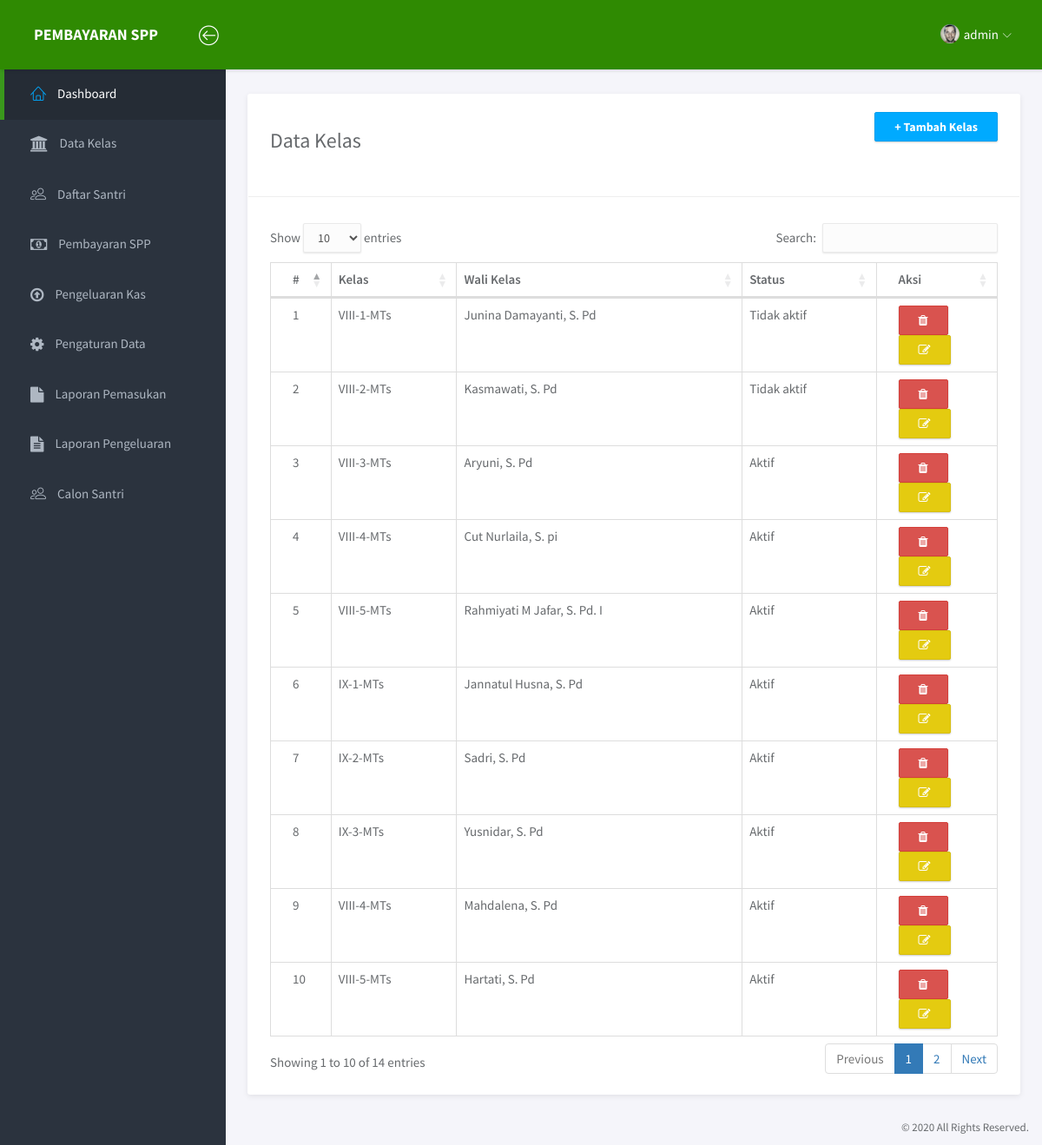
/index.php?page=datakelas (signed in), run on the app's committed database.
### tables this page shows
CREATE TABLE `tbl_kelas` (
  `id` int(30) NOT NULL,
  `nama` varchar(30) NOT NULL,
  `wali_kelas` varchar(100) NOT NULL,
  `status` enum('Aktif','Tidak aktif') NOT NULL
);

### views/datakelas.php (the view)
<div class="main">
	<div class="main-content">
		<div class="container-fluid">
                  <div class="panel">
						<div class="panel-heading">
							<h3 class="" style="display:inline-block">Data Kelas</h3>
							<a href="index.php?page=tambahkelas" class="btn btn-primary pull-right"><b> &plus; Tambah Kelas</b></a>
                              </div>
						<hr>
						<div class="panel-body">
						<div class="row">
							</div>
							<table class="table table-bordered" id="example">
								<thead>
									<tr>
										<th>#</th>
										<th>Kelas</th>
										<th>Wali Kelas</th>
										<th>Status</th>
										<th>Aksi</th>
									</tr>
								</thead>
								<tbody>
								<?php
									include 'library/config.php';
									$sql=mysqli_query($koneksi,"select * from tbl_kelas");
									$no=1;
									while ($data=mysqli_fetch_array($sql)){
									echo"
									<tr>
										<td class='col-md-1'>$no</td>
										<td>$data[nama]</td>
										<td>$data[wali_kelas]</td>
										<td>$data[status]</td>
										<td class='col-md-2'>
											<a href='library/hapus_kelas.php?id=$data[id]' class='btn btn-danger btn-del' title='Hapus'><i class='fa fa-trash'></i></a>
											<a href='index.php?page=edit_kelas&id=$data[id]' class='btn btn-warning' title='Edit'><i class='fa fa-edit'></i></a>
										</td>
									</tr>";
									$no++;
									}
									?>
								</tbody>
							</table>
						</div>
					</div>
		</div>
	</div>
</div>

### index.php (shortened to what this page needs)
<!doctype html>
<html lang="en">
<head><meta http-equiv="Content-Type" content="text/html; charset=utf-8">
	<link rel="stylesheet" href="assets/vendor/bootstrap/css/bootstrap.min.css">
	<link rel="stylesheet" href="assets/vendor/font-awesome/css/font-awesome.min.css">
	<link rel="stylesheet" href="assets/vendor/linearicons/style.css">
	<link rel="stylesheet" href="assets/vendor/chartist/css/chartist-custom.css">
	<link rel="stylesheet" href="assets/css/main.css">
	<link rel="stylesheet" href="assets/css/demo.css">
    <link href="https://cdnjs.cloudflare.com/ajax/libs/bootstrap-datepicker/1.5.0/css/bootstrap-datepicker.css" rel="stylesheet">
	<link rel="stylesheet" href="https://cdn.datatables.net/1.10.20/css/dataTables.bootstrap4.min.css">
</head>
<body>
	<div id="wrapper">
		<nav class="navbar navbar-default navbar-fixed-top">
			<div class="brand" style="background:#2F8A02;">
				<a href="index.php"><h4 style="padding:0;margin:0;color:white"><b>PEMBAYARAN SPP</b></h4></a>
			</div>
			<div class="container-fluid">
				<div class="navbar-btn">
					<button type="button" class="btn-toggle-fullwidth"><i class="lnr lnr-arrow-left-circle" style="color:white;"></i></button>
				</div>
				<div id="navbar-menu">
					<ul class="nav navbar-nav navbar-right">
						<li class="dropdown">
							<a href="#" class="dropdown-toggle" data-toggle="dropdown" style="background-color:#2F8A02;"><img src="assets/img/user.png" class="img-circle" alt="Avatar"> <span style="color:white;"><?=$_SESSION['nama']?></span> <i class="icon-submenu lnr lnr-chevron-down" style="color:white"></i></a>
						</li>
					</ul>
				</div>
			</div>
		</nav>
		<div id="sidebar-nav" class="sidebar">
			<div class="sidebar-scroll">
				<nav>
					<ul class="nav">
						<li><a href="index.php?page=dashboard" class="active"><i class="lnr lnr-home"></i> <span>Dashboard</span></a></li>
						<li><a href="index.php?page=datakelas" class=''><i class="fa fa-university"></i><span> Data Kelas</span></a></li>
						<li><a href="index.php?page=pilih_data_santri" class=''><i class="lnr lnr-users"></i><span> Daftar Santri</span></a></li>
						<li><a href="index.php?page=pembayaran" class=""><i class="fa fa-money"></i><span> Pembayaran SPP</span></a></li>
						<li><a href="index.php?page=pengeluaran" class=""><i class="fa fa-arrow-circle-o-up"></i> <span>Pengeluaran Kas</span></a></li>
						<li><a href="index.php?page=pengaturan" class=""><i class="fa fa-gear"></i><span> Pengaturan Data</span></a></li>
						<li><a href="index.php?page=laporan" class=""><i class="fa fa-file"></i><span> Laporan Pemasukan</span></a></li>
						<li><a href="index.php?page=laporan_pengeluaran" class=""><i class="fa fa-file-text"></i> <span>Laporan Pengeluaran</a></span></li>
						<li><a href="index.php?page=calon_santri_jk" class=""><i class="lnr lnr-users"></i> <span> Calon Santri</span></a></li>
					</ul>
				</nav>
			</div>
		</div>
	<?php
		if(isset($_GET['page'])){
			$page=$_GET['page'];
			switch ($page) {
				case 'datakelas':
					include"views/datakelas.php";
				break;
			}
		}else{
			header('location:index.php?page=dashboard');
		}
	?>
		<footer>
			<div class="container-fluid">
				<p class="copyright">&copy; <?= date('Y') ?> All Rights Reserved.</p>
			</div>
		</footer>
	</div>
</body>
</html>

### index.php (style rules this page uses)
.navbar { background: #2F8A02; color: white; }
.sidebar .nav > li > a:focus,.sidebar .nav > li > a.active { background-color:#252c35; border-left-color: #3a981c; }

### data on the page
tbl_kelas: nama "VIII-1-MTs", wali_kelas "Junina Damayanti, S. Pd", status "Tidak aktif"
tbl_kelas: nama "VIII-2-MTs", wali_kelas "Kasmawati, S. Pd", status "Tidak aktif"
tbl_kelas: nama "VIII-3-MTs", wali_kelas "Aryuni, S. Pd", status "Aktif"
tbl_kelas: nama "VIII-4-MTs", wali_kelas "Cut Nurlaila, S. pi", status "Aktif"
tbl_kelas: nama "VIII-5-MTs", wali_kelas "Rahmiyati M Jafar, S. Pd. I", status "Aktif"
tbl_kelas: nama "IX-1-MTs", wali_kelas "Jannatul Husna, S. Pd", status "Aktif"
tbl_kelas: nama "IX-2-MTs", wali_kelas "Sadri, S. Pd", status "Aktif"
tbl_kelas: nama "IX-3-MTs", wali_kelas "Yusnidar, S. Pd", status "Aktif"
tbl_kelas: nama "VIII-4-MTs", wali_kelas "Mahdalena, S. Pd", status "Aktif"
tbl_kelas: nama "VIII-5-MTs", wali_kelas "Hartati, S. Pd", status "Aktif"

### other printed values
$_SESSION['nama'] "admin"
